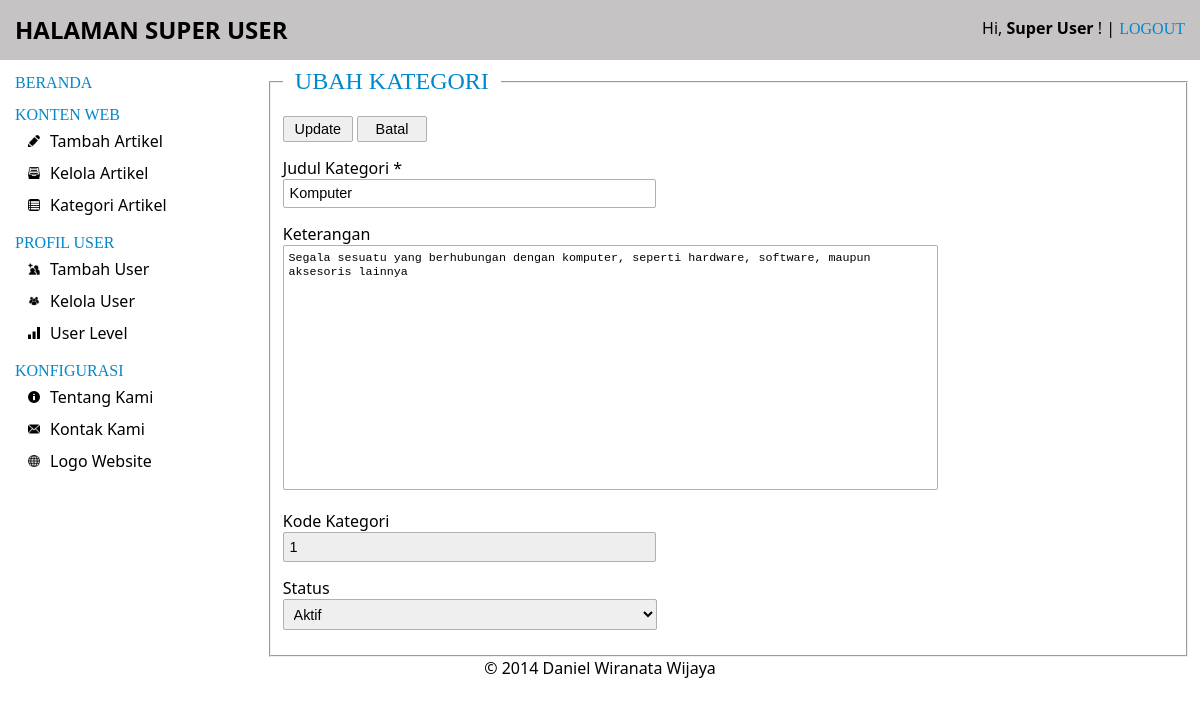
/update-category.php?id=1 (signed in), run on the app's committed database.
### tables this page shows
CREATE TABLE IF NOT EXISTS `cw_category` (
`id` int(11) NOT NULL,
  `category_id` int(11) NOT NULL,
  `category_name` varchar(50) NOT NULL,
  `note` text NOT NULL,
  `status` int(11) NOT NULL
);

### update-category.php (the view, shortened to what this page needs)
<!doctype html>
<html>
<head>
<link rel="stylesheet" type="text/css" href="css/style-admin.css">
</head>
<body>
<div id="container">
    <div id="header" class="column"><?php include("inc/header.php"); ?></div>
    <div id="body" class="column">
        <div id="left-column" class="column"><?php include("inc/nav.php"); ?></div>
        <div id="content" class="column">
		<?php
			if(isset($_GET['id']))
			{
				$id = $_GET['id'];
			}
            $sqlUpdate = mysql_query("SELECT * FROM cw_category WHERE id = '$id'") or die(mysql_error());
            $update = mysql_fetch_array($sqlUpdate);
        ?>
        <fieldset>
            <legend><h2 class="menu" style="margin: 0 10px;">UBAH KATEGORI</h2></legend>
            <form action="process/edit-category.php?id=<?php echo $update['id']; ?>" class="fArticle" method="post" onSubmit="return validasi_add_kategori(this)">
            <div class="left-form">
            	<div class="row">
                	<input type="submit" name="update_category" value="Update">
                    <a href="manage-article.php" class="btn-link"><input type="button" value="Batal"></a>
                </div>
            	<div class="row">
                	<div class="field-title">Judul Kategori *</div>
                    <div class="field-input"><input type="text" name="ct_title" autocomplete="off" value="<?php echo $update['category_name']; ?>"></div>
                </div>
            	<div class="row">
                	<div class="field-title">Keterangan</div>
                    <div class="field-input"><textarea name="ct_note"><?php echo $update['note']; ?></textarea></div>
                </div>
            	<div class="row">
                	<div class="field-title">Kode Kategori</div>
                    <div class="field-input"><input type="text" name="ct_id" value="<?php echo $update['category_id']; ?>" class="readonly" readonly></div>
                </div>
            	<div class="row">
                	<div class="field-title">Status</div>
                    <div class="field-input">
                    	<select name="ct_status">
                        <?php
							$sqlStatus = mysql_query("SELECT * FROM cw_status") or die(mysql_error());
							while( $status = mysql_fetch_array($sqlStatus) )
							{
								if($status['status_id'] == $update['status'])
								{
									$selected = 'selected';
								}
								else
									{
										$selected = '';
									}
								echo "<option value='$status[status_id]' $selected>$status[status_name]</option>";
							}
                        ?>
                        </select>
                    </div>
                </div>
            </div>
            </form>
        </fieldset>
        </div>
    </div>
    <div id="footer" class="column"><?php include("inc/footer.php"); ?></div>
</div>
</body>
</html>

### css/style-admin.css (style rules this page uses)
body { font-family: "Segoe UI"; font-size: 1em; }
a, a:visited { text-decoration: none; color: #000000; }
#left-column { width: 20% !important; margin-right: 20px; margin-top: -18px; margin-left: 2px; }
#content { width: 78% !important; }
#header, #body, #footer { clear: both; margin-bottom: 15px; }
#header { padding: 10px 15px; background-color: #C5C3C3; position: absolute; top: 0; left: 0; width: 100%; }
#body { margin-top: 68px; }
#footer { text-align: center; }
#header-title, #left-column, #content { float: left; }
.fArticle { margin: 15px 0; }
.menu { text-transform: uppercase; font-family: "Trebuchet MS" !important; font-weight: 500; color: #0088CC; }
input[type="text"], input[type="password"], input[type="button"], input[type="submit"], input[type="reset"], textarea, select { border-radius: 2px; border: 1px solid #B1AFAF; font-size: .9em; }
input[type="text"], input[type="password"], input[type="button"], input[type="reset"], textarea, select { padding: .4em; }
input[type="text"], input[type="password"] { width: 25em; }
select { width: 26em; }
input[type="submit"], input[type="button"], input[type="reset"] { padding: 4px; min-width: 70px; cursor: pointer; text-align: center; }
textarea { width: 99%; resize: none; height: 20em; }
.left-form, .right-form { float: left; }
.left-form { width: 73%; margin-right: 20px; }
.row-space, .row { margin-bottom: 15px; }
.readonly { background: #EEEEEE; cursor: not-allowed; }

### data on the page
cw_category: ct_title "Komputer", ct_note "Segala sesuatu yang berhubungan dengan komputer, seperti hardware, software, maupun aksesoris lainnya", ct_id "1"

### other printed values
$_SESSION['name'] "Super User"
form field ct_status "Aktif"
